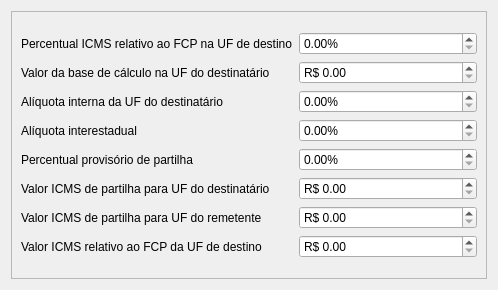
                <widget class="QWidget" name="scrollAreaWidgetContents_5">
                 <property name="geometry">
                  <rect>
                   <x>0</x>
                   <y>0</y>
                   <width>498</width>
                   <height>290</height>
                  </rect>
                 </property>
                 <layout class="QGridLayout" name="gridLayout_86">
                  <item row="0" column="0">
                   <widget class="QFrame" name="frame_3">
                    <property name="frameShape">
                     <enum>QFrame::StyledPanel</enum>
                    </property>
                    <property name="frameShadow">
                     <enum>QFrame::Raised</enum>
                    </property>
                    <layout class="QGridLayout" name="gridLayout_49">
                     <item row="1" column="0">
                      <layout class="QGridLayout" name="gridLayout_41">
                       <item row="0" column="0">
                        <widget class="QLabel" name="label_56">
                         <property name="text">
                          <string>Percentual ICMS relativo ao FCP na UF de destino</string>
                         </property>
                        </widget>
                       </item>
                       <item row="1" column="0">
                        <widget class="QLabel" name="label_57">
                         <property name="text">
                          <string>Valor da base de cálculo na UF do destinatário</string>
                         </property>
                        </widget>
                       </item>
                       <item row="2" column="0">
                        <widget class="QLabel" name="label_58">
                         <property name="text">
                          <string>Alíquota interna da UF do destinatário</string>
                         </property>
                        </widget>
                       </item>
                       <item row="3" column="0">
                        <widget class="QLabel" name="label_59">
                         <property name="text">
                          <string>Alíquota interestadual</string>
                         </property>
                        </widget>
                       </item>
                       <item row="4" column="0">
                        <widget class="QLabel" name="label_60">
                         <property name="text">
                          <string>Percentual provisório de partilha</string>
                         </property>
                        </widget>
                       </item>
                       <item row="5" column="0">
                        <widget class="QLabel" name="label_61">
                         <property name="text">
                          <string>Valor ICMS de partilha para UF do destinatário</string>
                         </property>
                        </widget>
                       </item>
                       <item row="6" column="0">
                        <widget class="QLabel" name="label_62">
                         <property name="text">
                          <string>Valor ICMS de partilha para UF do remetente</string>
                         </property>
                        </widget>
                       </item>
                       <item row="7" column="0">
                        <widget class="QLabel" name="label_63">
                         <property name="text">
                          <string>Valor ICMS relativo ao FCP da UF de destino</string>
                         </property>
                        </widget>
                       </item>
                      </layout>
                     </item>
                     <item row="1" column="1">
                      <layout class="QGridLayout" name="gridLayout_42">
                       <item row="7" column="0" colspan="2">
                        <widget class="QDoubleSpinBox" name="doubleSpinBoxFcpDestino">
                         <property name="readOnly">
                          <bool>false</bool>
                         </property>
                         <property name="prefix">
                          <string>R$ </string>
                         </property>
                         <property name="maximum">
                          <double>99999.990000000005239</double>
                         </property>
                        </widget>
                       </item>
                       <item row="6" column="0" colspan="2">
                        <widget class="QDoubleSpinBox" name="doubleSpinBoxPartilhaRemetente">
                         <property name="readOnly">
                          <bool>false</bool>
                         </property>
                         <property name="prefix">
                          <string>R$ </string>
                         </property>
                         <property name="maximum">
                          <double>99999.990000000005239</double>
                         </property>
                        </widget>
                       </item>
                       <item row="2" column="0" colspan="2">
                        <widget class="QDoubleSpinBox" name="doubleSpinBoxAliquotaInternaDestinatario">
                         <property name="readOnly">
                          <bool>false</bool>
                         </property>
                         <property name="suffix">
                          <string>%</string>
                         </property>
                         <property name="maximum">
                          <double>99999.990000000005239</double>
                         </property>
                        </widget>
                       </item>
                       <item row="4" column="0" colspan="2">
                        <widget class="QDoubleSpinBox" name="doubleSpinBoxPercentualPartilha">
                         <property name="readOnly">
                          <bool>false</bool>
                         </property>
                         <property name="suffix">
                          <string>%</string>
                         </property>
                         <property name="maximum">
                          <double>99999.990000000005239</double>
                         </property>
                        </widget>
                       </item>
                       <item row="5" column="0" colspan="2">
                        <widget class="QDoubleSpinBox" name="doubleSpinBoxPartilhaDestinatario">
                         <property name="readOnly">
                          <bool>false</bool>
                         </property>
                         <property name="prefix">
                          <string>R$ </string>
                         </property>
                         <property name="maximum">
                          <double>99999.990000000005239</double>
                         </property>
                        </widget>
                       </item>
                       <item row="3" column="0" colspan="2">
                        <widget class="QDoubleSpinBox" name="doubleSpinBoxAliquotaInter">
                         <property name="readOnly">
                          <bool>false</bool>
                         </property>
                         <property name="suffix">
                          <string>%</string>
                         </property>
                         <property name="maximum">
                          <double>99999.990000000005239</double>
                         </property>
                        </widget>
                       </item>
                       <item row="0" column="0" colspan="2">
                        <widget class="QDoubleSpinBox" name="doubleSpinBoxPercentualFcpDestino">
                         <property name="readOnly">
                          <bool>false</bool>
                         </property>
                         <property name="suffix">
                          <string>%</string>
                         </property>
                         <property name="maximum">
                          <double>99999.990000000005239</double>
                         </property>
                        </widget>
                       </item>
                       <item row="1" column="0" colspan="2">
                        <widget class="QDoubleSpinBox" name="doubleSpinBoxBaseCalculoDestinatario">
                         <property name="readOnly">
                          <bool>false</bool>
                         </property>
                         <property name="prefix">
                          <string>R$ </string>
                         </property>
                         <property name="maximum">
                          <double>99999.990000000005239</double>
                         </property>
                        </widget>
                       </item>
                      </layout>
                     </item>
                    </layout>
                   </widget>
                  </item>
                 </layout>
                </widget>
